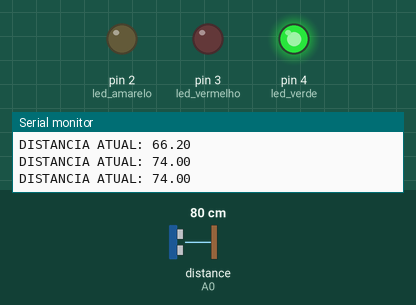
Recording of a sketch running on a simulated Arduino Uno, built with avr-gcc and run on an emulated ATmega328P. Parts: output pins drawn as LEDs (lit = HIGH), the last lines printed to the serial monitor. Wiring (inferred from the names in the program): ultrasonic range finder: trigger pin 10; echo A0. Dashed ring = blinking. The test bench sets the inputs (shaded band); at power-on: distance to the obstacle (sensor on A0) 80 cm. The echo pulse lasts 58.3 µs per cm; pins used as bus, display or sensor lines are not drawn.

Above: at 1.2 s.
1.3 s: distance to the obstacle (sensor on A0) set to 2 cm
At 2.49 s:
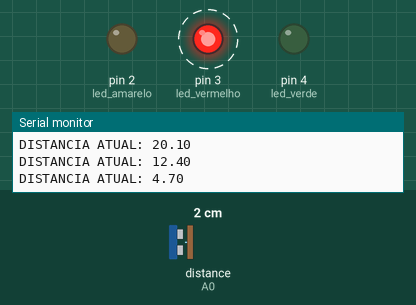
4.3 s: distance to the obstacle (sensor on A0) set to 60 cm
At 4.53 s:
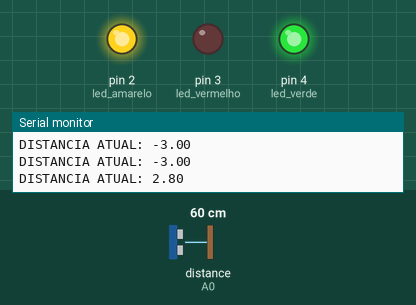
6.4 s: distance to the obstacle (sensor on A0) set to 4 cm
At 7.38 s:
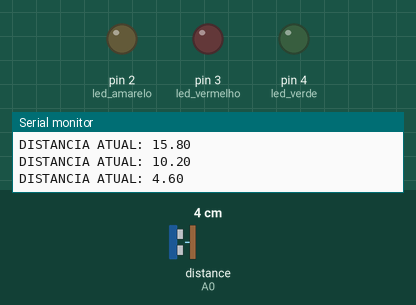
Timing chart, 0 to 15.4 s (numbered marks = the images above; inputs shaded):
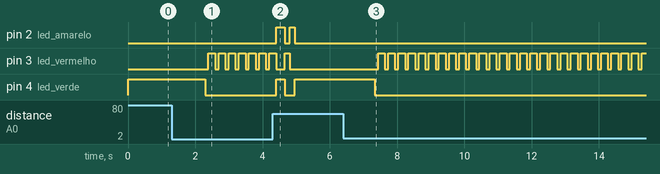

Measured:
- after the input at 1.3 s, pin 3 (led_vermelho): alternates HIGH for 0.20 s and LOW for 0.10 s, starting after 1.1 s; pin 4 (led_verde): HIGH → LOW after 0.99 s
- after the input at 4.3 s, pin 2 (led_amarelo): LOW → HIGH after 0.10 s, → LOW 0.25 s later, → HIGH 0.15 s later, → LOW 0.15 s later; pin 4 (led_verde): LOW → HIGH after 0.10 s, → LOW 0.25 s later, → HIGH 0.30 s later
- after the input at 6.4 s, pin 3 (led_vermelho): alternates HIGH for 0.20 s and LOW for 0.10 s, starting after 1.0 s; pin 4 (led_verde): HIGH → LOW after 0.93 s

The sketch:

sketch_nov8a.ino
```cpp
#define numeros_lidos 10

const int led_vermelho = 3;
const int led_amarelo = 2;
const int led_verde = 4;
const int trig = 10;
const int echo = A0;
const int copo = 9;
float distancia = 0;
long tempo = 0;
int index = 0;


int leituras[numeros_lidos];

int pisca(int led_ver, int led_ama, int led_verd){
    delay(150);
    digitalWrite(led_ver, HIGH);
    digitalWrite(led_ama, LOW);
    digitalWrite(led_verd, LOW);
    delay(150);
    digitalWrite(led_ver, LOW);
    digitalWrite(led_ama, HIGH);
    digitalWrite(led_verd, LOW);
    delay(150);
    digitalWrite(led_ver, LOW);
    digitalWrite(led_ama, LOW);
    digitalWrite(led_verd, HIGH);
}


void setup() {
  // put your setup code here, to run once:
  pinMode(led_vermelho, OUTPUT);
  pinMode(led_amarelo, OUTPUT);
  pinMode(led_verde, OUTPUT);

  pinMode(trig, OUTPUT);
  pinMode(echo, INPUT_PULLUP);

  Serial.begin(9600);
}

void loop() {
    digitalWrite(trig, LOW);
    delayMicroseconds(2);
    digitalWrite(trig, HIGH);
    delayMicroseconds(10);
    digitalWrite(trig, LOW);

    //calculando o tempo do pulso
    tempo = pulseIn(echo, HIGH);
    distancia = (tempo * 0.034) / 2;

    leituras[index] = distancia;

    index = (index + 1) % numeros_lidos;

    float soma = 0.0;
    for(int i = 0; i < numeros_lidos; i++){
        soma += leituras[i];
    }

    soma = soma / numeros_lidos;


     //distancia marca copo e o sensor = 4
    float distancia_atual = soma - 4;
    float copo_vazio;

    //piscar para quando tiver vazio ou sem o copo
    if(distancia_atual >= 8.05 && distancia_atual <= 10){
        pisca(led_vermelho,led_amarelo,led_verde);
    }

    //copo comecou a encher --> Acende apenas o verde
    if(distancia_atual <= 8){
      digitalWrite(led_amarelo, LOW);
      digitalWrite(led_vermelho, LOW);
      digitalWrite(led_verde, HIGH);
    }

    //zero até metade --> Acende o verde e o amarelo
    if(distancia_atual <= 3){
      digitalWrite(led_verde, HIGH);
      digitalWrite(led_amarelo, HIGH);
      digitalWrite(led_vermelho, LOW);
    }

    //copo cheio -> acende led vermlho e apaga as demais
    if(distancia_atual <= 1){
      digitalWrite(led_verde, LOW);
      digitalWrite(led_amarelo, LOW);
      digitalWrite(led_vermelho,HIGH);
    }

    //copo no limite maximo -> pisca led vermelho
    if(distancia_atual < 1){
      digitalWrite(led_verde, LOW);

      digitalWrite(led_vermelho, LOW);
      delay(100);
      digitalWrite(led_vermelho, HIGH);
      delay(100);

    }

    delay(100);
    Serial.print("DISTANCIA ATUAL: ");
    Serial.println(distancia_atual);

}
```
